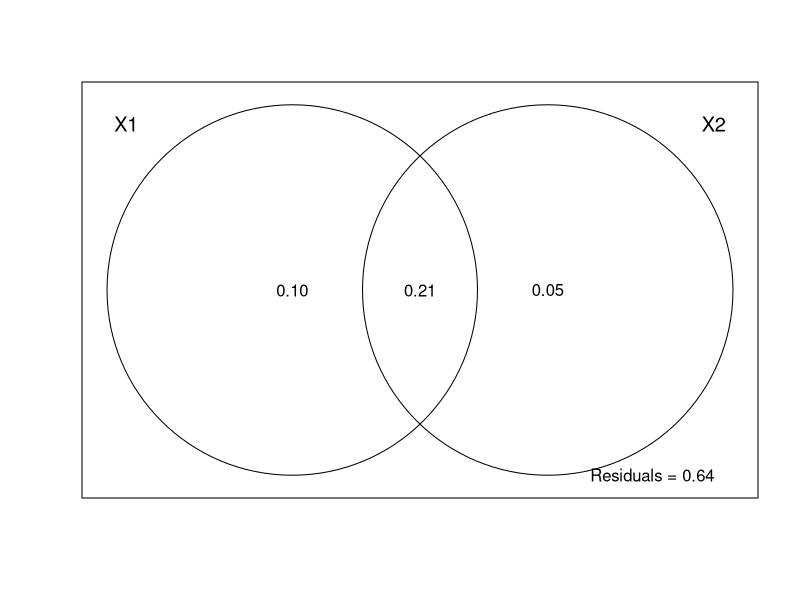

Write the R code that produced this figure.
#Variance Partitioning Example

# Load the vegan library
library(vegan)
# Load the mite dataset
data(mite) #35 species, 70 sites
data(mite.env) #env variables for each of the 70 sites 
data(mite.xy) #geographical coordinates of 70 sites


# Create tables and consider a Hellinger transformation
Y <- decostand(mite, method="hellinger")#this takes square root of site proportions
                    #Y = species abundance matrix
X <- mite.env[,1:2] #X = env
W <- mite.xy        #W = spatial (geographical coordinates)

View(cbind(X,W))

#multivariate extension of lm
#if Y had a single variable, same result as lm()
rda_xw <- rda(Y, cbind(X, W)) #A + B + C
#cbind here just combines X and Y
rda_x <- rda(Y, X)            #A + B
rda_w <- rda(Y, W)            #B + C



# Compute the adjusted R2 values
abc_frac <- RsquareAdj(rda_xw)$adj.r.squared
ab_frac <- RsquareAdj(rda_x)$adj.r.squared
bc_frac <- RsquareAdj(rda_w)$adj.r.squared

# Compute the adjusted R2 values
a_frac <- abc_frac - bc_frac
c_frac <- abc_frac - ab_frac
b_frac <- ab_frac - a_frac
d_frac <- 1.0 - abc_frac
#
c(a_frac, c_frac, b_frac, d_frac) #manually

# Compute the adjusted R2 values
varpart(Y, X, W)$part$indfract[,3] #gives the same!
#stuff after $is just to clarify it for me... without it
#varpart summary is very complicated

# Plot the fractions of variation
plot(varpart(Y, X, W))

#in my case, replace spatial variables by phylogenetic PCS
#i.e. W = phylo PCs